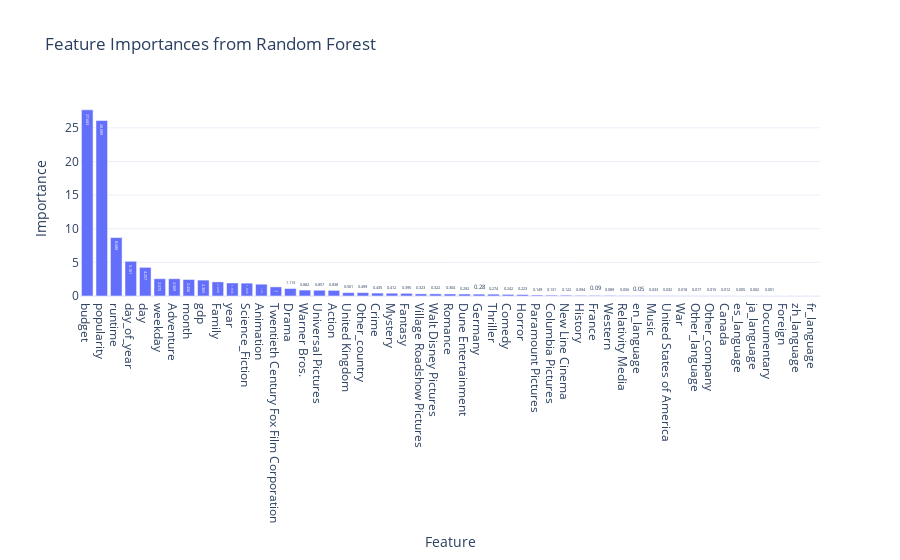

Write notebook code for a chart like this one.
### Code cell
# Extract feature importances
importances = rf_regressor.feature_importances_

# Create a DataFrame for easy visualization
importance_df = pd.DataFrame({
    'Feature': X_train.columns,
    'Importance': importances
}).sort_values(by='Importance', ascending=False)

# Plotly bar chart
fig = go.Figure(go.Bar(
    x=importance_df['Feature'],
    y=importance_df['Importance'],
    text=importance_df['Importance'].round(3),  # Show importance values on bars
    textposition='auto'  # Display text directly on top of bars
))

# Customize layout
fig.update_layout(
    title="Feature Importances from Random Forest",
    xaxis_title="Feature",
    yaxis_title="Importance",
    template="plotly_white",
)

# Show plot
fig.show()

### Figure 1 — Plotly figure (JSON) as saved in the notebook; plotly's stock layout.template omitted (floating-point values rounded to 4 significant figures)
{"data": [{"text": [27.68, 26.09, 8.688, 5.161, 4.257, 2.572, 2.569, 2.456, 2.365, 2.098, 1.936, 1.909, 1.756, 1.356, 1.113, 0.882, 0.857, 0.838, 0.501, 0.499, 0.435, 0.412, 0.395, 0.323, 0.322, 0.304, 0.292, 0.28, 0.274, 0.242, 0.223, 0.149, 0.131, 0.122, 0.094, 0.09, 0.089, 0.056, 0.05, 0.033, 0.032, 0.018, 0.017, 0.015, 0.012, 0.005, 0.002, 0.001, 0, 0, 0], "textposition": "auto", "type": "bar", "x": ["budget", "popularity", "runtime", "day_of_year", "day", "weekday", "Adventure", "month", "gdp", "Family", "year", "Science_Fiction", "Animation", "Twentieth Century Fox Film Corporation", "Drama", "Warner Bros.", "Universal Pictures", "Action", "United Kingdom", "Other_country", "Crime", "Mystery", "Fantasy", "Village Roadshow Pictures", "Walt Disney Pictures", "Romance", "Dune Entertainment", "Germany", "Thriller", "Comedy", "Horror", "Paramount Pictures", "Columbia Pictures", "New Line Cinema", "History", "France", "Western", "Relativity Media", "en_language", "Music", "United States of America", "War", "Other_language", "Other_company", "Canada", "es_language", "ja_language", "Documentary", "Foreign", "zh_language", "fr_language"], "y": [27.68, 26.09, 8.688, 5.161, 4.257, 2.572, 2.569, 2.456, 2.365, 2.098, 1.936, 1.909, 1.756, 1.356, 1.113, 0.8822, 0.8568, 0.8377, 0.5008, 0.4989, 0.4353, 0.4122, 0.3949, 0.323, 0.3221, 0.3044, 0.2923, 0.2797, 0.2738, 0.2415, 0.2228, 0.1485, 0.131, 0.1218, 0.09364, 0.08997, 0.08856, 0.05616, 0.04972, 0.03287, 0.03214, 0.01817, 0.01658, 0.01493, 0.01237, 0.004536, 0.002488, 0.001413, 0.000225, 0.0001019, 0]}], "layout": {"title": {"text": "Feature Importances from Random Forest"}, "xaxis": {"title": {"text": "Feature"}}, "yaxis": {"title": {"text": "Importance"}}}}
